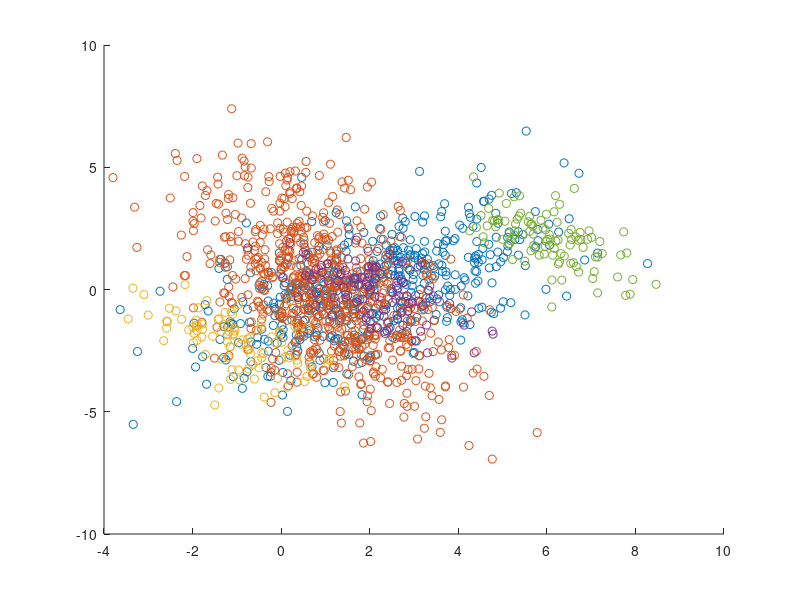
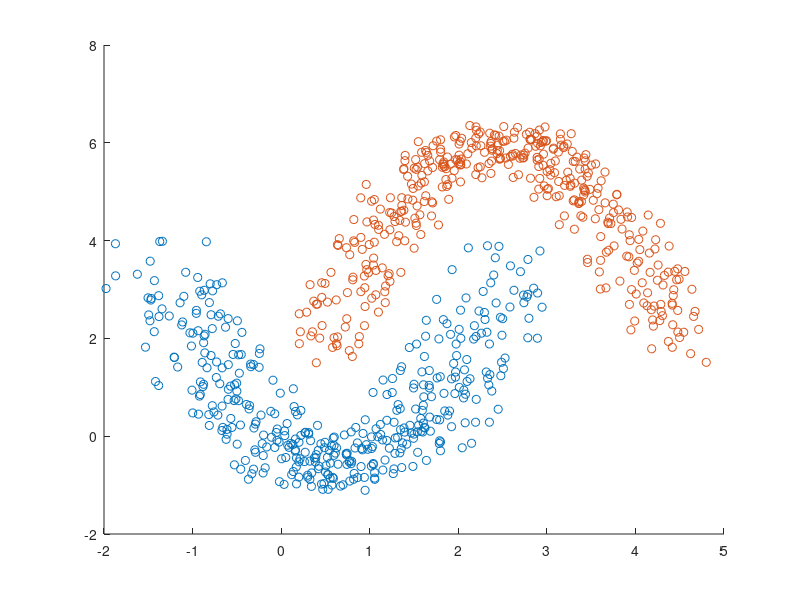
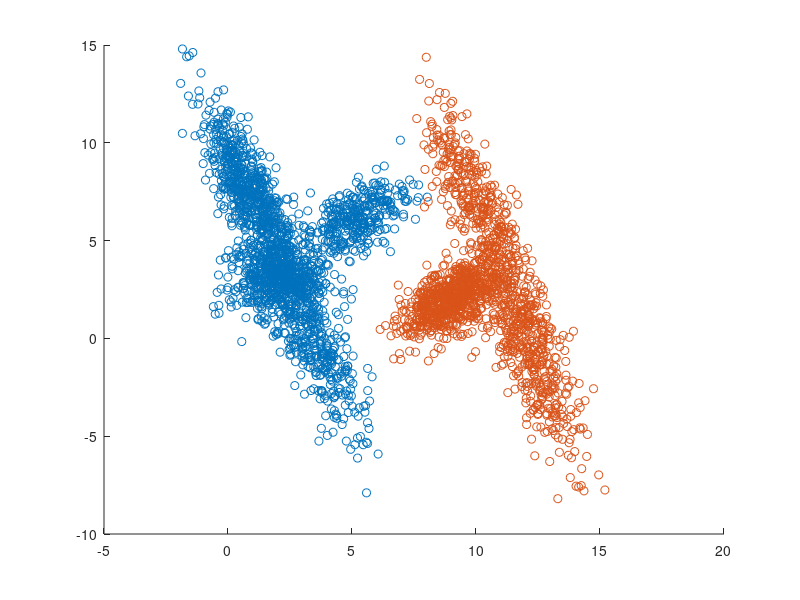

Here is the MATLAB script that generated these plots, in order:
% this script playes a role of dataset constructor. 
clear
clc

% covariance matrices
cov(1).matrix = [4, 2; 2, 3];
cov(2).matrix = [2, -2; -2, 6];
cov(3).matrix = [1, -0.5; -0.5, 1];
cov(4).matrix = [1, -0.5; -0.5, 1];
cov(5).matrix = [1, -0.5; -0.5, 1];


% mean values
mean(1).mu = [2,0];
mean(2).mu = [1,0];
mean(3).mu = [-1,-2];
mean(4).mu = [2,0];
mean(5).mu = [6,2];

% sample sizes
n(1) = 500;
n(2) = 700;
n(3) = 100;
n(4) = 100;
n(5) = 100;

for i=1:5
    D(i).set = mvnrnd(mean(i).mu,cov(i).matrix,n(i)); 
end

fh(1) = figure(1);
clf(fh(1))
for i=1:5
    scatter(D(i).set(:,1),D(i).set(:,2))
    hold on
end

stepS = 0.1;
% generate more comples sets
t=-2:stepS:2;
tLength = length(t);
thicknes = 10;

DS1=[];
for i=1:tLength
    tSlice = rand(thicknes,2)*1.2;
    x(1:thicknes,1)=tSlice(:,1)+t(i);
    y(1:thicknes,1)=-tSlice(:,2)+t(i)^2;
    DS1 = [DS1;x,y];
end

DS2=[];
for i=1:tLength
    tSlice = rand(thicknes,2)*0.9;
    x(1:thicknes,1)=tSlice(:,1)+t(i)+2;
    y(1:thicknes,1)=tSlice(:,2)-t(i)^2+5.5;
    DS2 = [DS2;x,y];
end

fh(2)=figure(2);
clf(fh(2))
scatter(DS1(:,1),DS1(:,2))
hold on
scatter(DS2(:,1),DS2(:,2))
hold on
    








%flower like clusters
%cluster1

cov(1).matrix = [1, 0; 0, 1];
%cov(1).matrix = [4, 2; 2, 3];
cov(2).matrix = [1, -2; -2, 6];
cov(3).matrix = [1, 0.5; 0.5, 1];
cov(4).matrix = [1 -2; -2, 7];

n(3) = 350;
n(4) = 400;


mu(1,1).xy = [2,3];
mu(1,2).xy = [1,7];
mu(1,3).xy = [5,6];
mu(1,4).xy = [3.4,0];

flower_1 = [];
for i = 1:1
    for j = 1:4
        petal(i,j).set = mvnrnd(mu(i,j).xy,cov(j).matrix,n(j));
        flower_1 = [flower_1;petal(i,j).set];
    end
end


%cluster2 

cov(4).matrix = [2, 1; 1, 2];
%cov(1).matrix = [4, 2; 2, 3];
cov(3).matrix = [1, -2; -2, 6];
cov(2).matrix = [1, 0.5; 0.5, 1];
cov(1).matrix = [1 -2; -2, 7];

n(3) = 350;
n(4) = 400;


%mu(1,4).xy = [15,4];
mu(1,3).xy = [10,7];
mu(1,2).xy = [9,2];
mu(1,1).xy = [12,0];

flower_2 = [];
for i = 1:1
    for j = 1:3
        petal(i,j).set = mvnrnd(mu(i,j).xy,cov(j).matrix,n(j));
        flower_2 = [flower_2;petal(i,j).set];
    end
end



fh(4)=figure(4);
clf(fh(4))
scatter(flower_1(:,1),flower_1(:,2))
hold on
scatter(flower_2(:,1),flower_2(:,2))
% cluster2 



